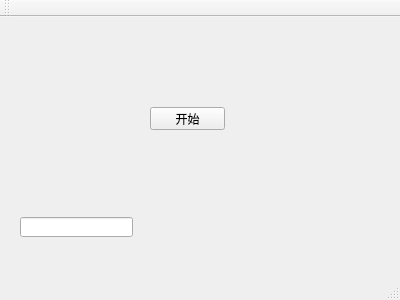
<?xml version="1.0" encoding="UTF-8"?>
<ui version="4.0">
 <class>MainWindow</class>
 <widget class="QMainWindow" name="MainWindow">
  <property name="geometry">
   <rect>
    <x>0</x>
    <y>0</y>
    <width>400</width>
    <height>300</height>
   </rect>
  </property>
  <property name="windowTitle">
   <string>MainWindow</string>
  </property>
  <widget class="QWidget" name="centralWidget">
   <widget class="QPushButton" name="startPushButton">
    <property name="geometry">
     <rect>
      <x>150</x>
      <y>90</y>
      <width>75</width>
      <height>23</height>
     </rect>
    </property>
    <property name="text">
     <string>开始</string>
    </property>
   </widget>
   <widget class="QLineEdit" name="lineEdit">
    <property name="geometry">
     <rect>
      <x>20</x>
      <y>200</y>
      <width>113</width>
      <height>20</height>
     </rect>
    </property>
   </widget>
  </widget>
  <widget class="QMenuBar" name="menuBar">
   <property name="geometry">
    <rect>
     <x>0</x>
     <y>0</y>
     <width>400</width>
     <height>23</height>
    </rect>
   </property>
  </widget>
  <widget class="QToolBar" name="mainToolBar">
   <attribute name="toolBarArea">
    <enum>TopToolBarArea</enum>
   </attribute>
   <attribute name="toolBarBreak">
    <bool>false</bool>
   </attribute>
  </widget>
  <widget class="QStatusBar" name="statusBar"/>
 </widget>
 <layoutdefault spacing="6" margin="11"/>
 <resources/>
 <connections/>
</ui>
